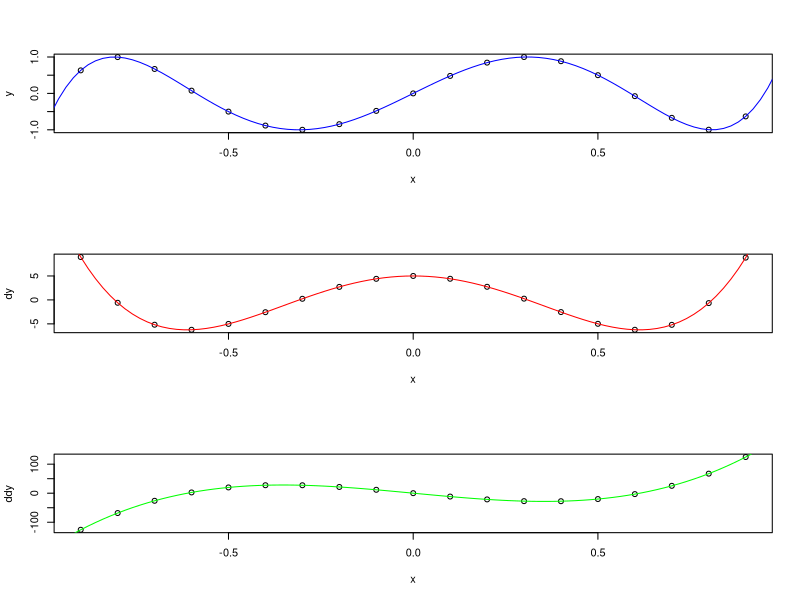

Reproduce this figure in R.
bisekce<-function(f,a,b){
  fa<-f(a)
  fb<-f(b)
  if(fa*fb<0){
    repeat{
      c<-(a+b)/2
      if(c==a || c==b) break
      fc<-f(c)
      if(fa*fc<0){
        b<-c
        fb<-fc
      }else{
        a<-c
        fa<-fc
      }
    }
    return(c)
  }else{
    return(FALSE)
  }
}

Lagrange<-function(t, x, y){ #t je na?e konkr?tn? x, kter? budeme dosazovat, x je vektor x1, x2, ..., xn
  n<-length(x)
  soucet<-0
  for(i in 1:n){
    soucin<-1
    for(j in 1:n){
      if(j!=i) {
        soucin<-soucin*(t-x[j])/(x[i]-x[j])
      }
    }
    soucet<-soucet + y[i]*soucin
  }
  return(soucet)
}


derivativeforward<-function(x, f, h){
  return ((f(x)-f(x-h))/h)
}

derivativecentral<-function(x, f, h){
  return ((f(x+h)-f(x-h))/2*h)
}






f <- function(x){return(cos(5*acos(x)))}

print(bisekce(f, -1, 1))

x<-(-9:9)/10
y<-f(x)
dy<-derivativeforward(x, f, 0.001)
t<-(-999:999)/1000
ddy<-derivativeforward(x, function(z) derivativeforward(z, f, 0.001), 0.001)

t<-(-999:999)/1000

par(mfrow = c(3, 1))

plot(x, y)
plot(function(t) Lagrange(t, x, y), xlim=c(-1,1), add=TRUE, col='blue')

plot(x, dy)
plot(function(t) Lagrange(t, x, dy), xlim=c(-1,1), add=TRUE, col='red')

plot(x, ddy)
plot(function(t) Lagrange(t, x, ddy), xlim=c(-1,1), add=TRUE, col='green')





